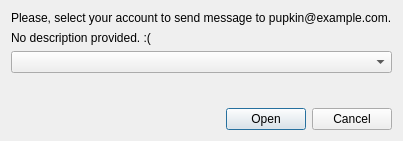
<?xml version="1.0" encoding="UTF-8"?>
<ui version="4.0">
 <class>AccSelectionDlg</class>
 <widget class="QDialog" name="AccSelectionDlg">
  <property name="geometry">
   <rect>
    <x>0</x>
    <y>0</y>
    <width>392</width>
    <height>141</height>
   </rect>
  </property>
  <property name="windowTitle">
   <string>Select account</string>
  </property>
  <layout class="QVBoxLayout" name="verticalLayout">
   <item>
    <widget class="QLabel" name="question">
     <property name="text">
      <string notr="true">Please, select your account to send message to pupkin@example.com.</string>
     </property>
    </widget>
   </item>
   <item>
    <widget class="QLabel" name="description">
     <property name="text">
      <string notr="true">No description provided. :(</string>
     </property>
     <property name="wordWrap">
      <bool>true</bool>
     </property>
    </widget>
   </item>
   <item>
    <widget class="QComboBox" name="accounts"/>
   </item>
   <item>
    <spacer name="verticalSpacer">
     <property name="orientation">
      <enum>Qt::Vertical</enum>
     </property>
     <property name="sizeHint" stdset="0">
      <size>
       <width>20</width>
       <height>40</height>
      </size>
     </property>
    </spacer>
   </item>
   <item>
    <widget class="QDialogButtonBox" name="buttonBox">
     <property name="orientation">
      <enum>Qt::Horizontal</enum>
     </property>
     <property name="standardButtons">
      <set>QDialogButtonBox::Cancel|QDialogButtonBox::Open</set>
     </property>
    </widget>
   </item>
  </layout>
 </widget>
 <resources/>
 <connections>
  <connection>
   <sender>buttonBox</sender>
   <signal>accepted()</signal>
   <receiver>AccSelectionDlg</receiver>
   <slot>accept()</slot>
   <hints>
    <hint type="sourcelabel">
     <x>248</x>
     <y>254</y>
    </hint>
    <hint type="destinationlabel">
     <x>157</x>
     <y>274</y>
    </hint>
   </hints>
  </connection>
  <connection>
   <sender>buttonBox</sender>
   <signal>rejected()</signal>
   <receiver>AccSelectionDlg</receiver>
   <slot>reject()</slot>
   <hints>
    <hint type="sourcelabel">
     <x>316</x>
     <y>260</y>
    </hint>
    <hint type="destinationlabel">
     <x>286</x>
     <y>274</y>
    </hint>
   </hints>
  </connection>
 </connections>
</ui>
